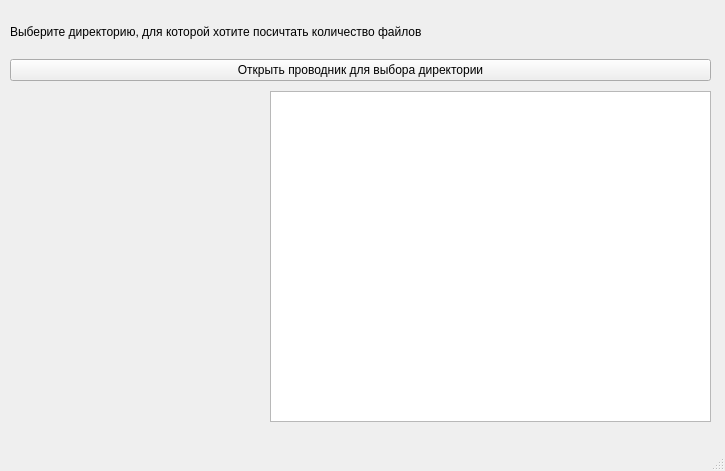
<?xml version="1.0" encoding="UTF-8"?>
<ui version="4.0">
 <class>MainWindow</class>
 <widget class="QMainWindow" name="MainWindow">
  <property name="geometry">
   <rect>
    <x>0</x>
    <y>0</y>
    <width>725</width>
    <height>471</height>
   </rect>
  </property>
  <property name="windowTitle">
   <string>MainWindow</string>
  </property>
  <widget class="QWidget" name="centralwidget">
   <widget class="QWidget" name="layoutWidget">
    <property name="geometry">
     <rect>
      <x>10</x>
      <y>10</y>
      <width>701</width>
      <height>71</height>
     </rect>
    </property>
    <layout class="QVBoxLayout" name="verticalLayout">
     <item>
      <widget class="QLabel" name="label">
       <property name="text">
        <string>Выберите директорию, для которой хотите посичтать количество файлов</string>
       </property>
      </widget>
     </item>
     <item>
      <widget class="QPushButton" name="pushButton">
       <property name="text">
        <string>Открыть проводник для выбора директории</string>
       </property>
      </widget>
     </item>
    </layout>
   </widget>
   <widget class="QLabel" name="info_label">
    <property name="geometry">
     <rect>
      <x>17</x>
      <y>90</y>
      <width>521</width>
      <height>161</height>
     </rect>
    </property>
    <property name="text">
     <string/>
    </property>
   </widget>
   <widget class="QTreeView" name="treeView">
    <property name="geometry">
     <rect>
      <x>270</x>
      <y>91</y>
      <width>441</width>
      <height>331</height>
     </rect>
    </property>
   </widget>
  </widget>
  <widget class="QMenuBar" name="menubar">
   <property name="geometry">
    <rect>
     <x>0</x>
     <y>0</y>
     <width>725</width>
     <height>22</height>
    </rect>
   </property>
  </widget>
  <widget class="QStatusBar" name="statusbar"/>
 </widget>
 <resources/>
 <connections/>
</ui>
